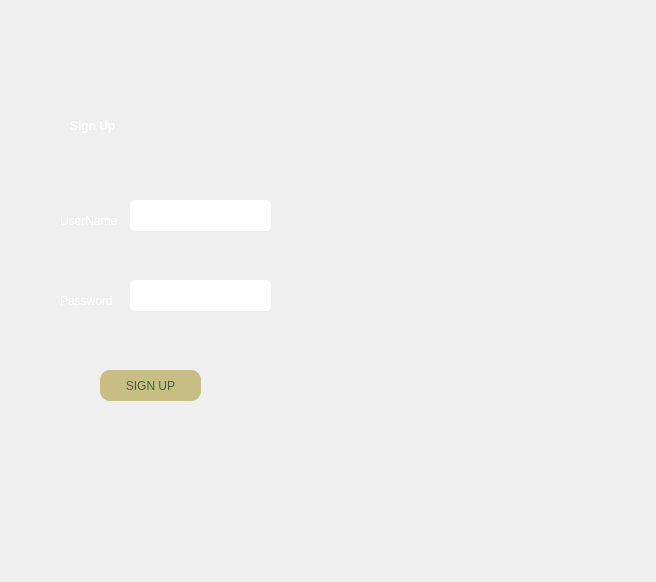
<?xml version="1.0" encoding="UTF-8"?>
<ui version="4.0">
 <class>Dialog</class>
 <widget class="QDialog" name="Dialog">
  <property name="geometry">
   <rect>
    <x>0</x>
    <y>0</y>
    <width>656</width>
    <height>582</height>
   </rect>
  </property>
  <property name="windowTitle">
   <string>Dialog</string>
  </property>
  <widget class="QLabel" name="label">
   <property name="geometry">
    <rect>
     <x>0</x>
     <y>0</y>
     <width>661</width>
     <height>591</height>
    </rect>
   </property>
   <property name="text">
    <string/>
   </property>
   <property name="pixmap">
    <pixmap>signup1.png</pixmap>
   </property>
   <property name="scaledContents">
    <bool>true</bool>
   </property>
  </widget>
  <widget class="QLabel" name="SignUp">
   <property name="geometry">
    <rect>
     <x>70</x>
     <y>90</y>
     <width>151</width>
     <height>71</height>
    </rect>
   </property>
   <property name="styleSheet">
    <string notr="true">font: italic 36pt &quot;Palace Script MT&quot;;
font-weight:bold;
color:white;

border-radius:5px</string>
   </property>
   <property name="text">
    <string>Sign Up</string>
   </property>
  </widget>
  <widget class="QLabel" name="usernameLabel">
   <property name="geometry">
    <rect>
     <x>60</x>
     <y>210</y>
     <width>81</width>
     <height>21</height>
    </rect>
   </property>
   <property name="styleSheet">
    <string notr="true">font: 75 10pt &quot;Segoe Print&quot;;
color:white;</string>
   </property>
   <property name="text">
    <string>UserName</string>
   </property>
  </widget>
  <widget class="QLineEdit" name="passwordInput">
   <property name="geometry">
    <rect>
     <x>130</x>
     <y>280</y>
     <width>141</width>
     <height>31</height>
    </rect>
   </property>
   <property name="styleSheet">
    <string notr="true">background-color:rgb(255, 255, 255);
color:black;
border-radius:5px</string>
   </property>
  </widget>
  <widget class="QLineEdit" name="usernameInput">
   <property name="geometry">
    <rect>
     <x>130</x>
     <y>200</y>
     <width>141</width>
     <height>31</height>
    </rect>
   </property>
   <property name="styleSheet">
    <string notr="true">background-color:rgb(255, 255, 255);
color:black;
border-radius:5px</string>
   </property>
  </widget>
  <widget class="QLabel" name="passwordLabel">
   <property name="geometry">
    <rect>
     <x>60</x>
     <y>290</y>
     <width>81</width>
     <height>21</height>
    </rect>
   </property>
   <property name="styleSheet">
    <string notr="true">font: 75 10pt &quot;Segoe Print&quot;;
color:white;</string>
   </property>
   <property name="text">
    <string>Password</string>
   </property>
  </widget>
  <widget class="QPushButton" name="sign_up_button2">
   <property name="geometry">
    <rect>
     <x>100</x>
     <y>370</y>
     <width>101</width>
     <height>31</height>
    </rect>
   </property>
   <property name="styleSheet">
    <string notr="true">font: 75 12pt &quot;MS Shell Dlg 2&quot;;
background-color: rgb(200, 190, 131);
color: rgb(52, 102, 63);
border-radius: 10px;
</string>
   </property>
   <property name="text">
    <string>SIGN UP</string>
   </property>
  </widget>
 </widget>
 <resources/>
 <connections/>
</ui>
